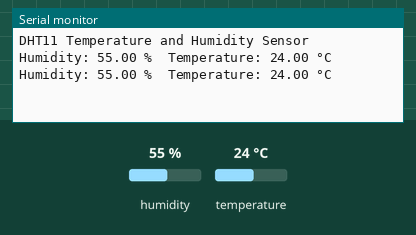
This sketch was run on a simulated Arduino Uno, built with avr-gcc and run on an emulated ATmega328P. Parts: the last lines printed to the serial monitor. The test bench sets the inputs (shaded band); at power-on: humidity 55 %, temperature 24 °C.

Above: at 4.8 s.
4.9 s: humidity set to 22 %
At 7.0 s:
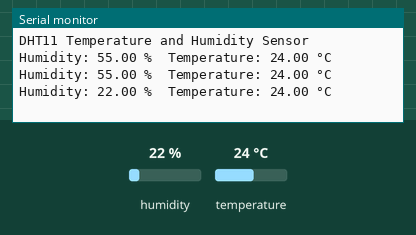
7.9 s: temperature set to 12 °C
At 9.4 s:
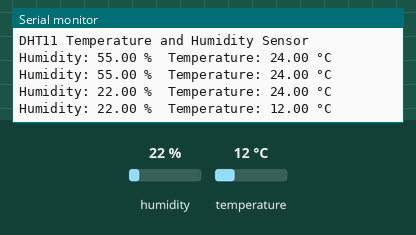
10.9 s: humidity set to 40 %
At 13.0 s:
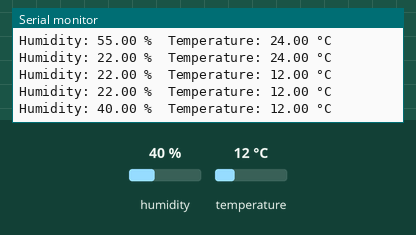
Timing chart, 0 to 14.5 s (numbered marks = the images above; inputs shaded):
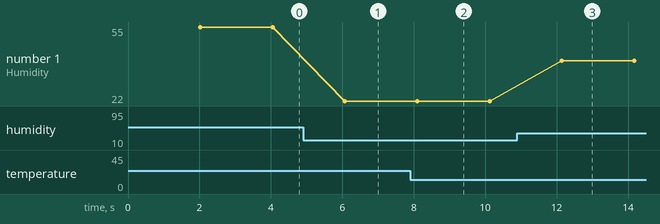

Measured:
- after the input at 4.9 s, the serial monitor: prints a new line after 1.2 s (image 1)
- after the input at 7.9 s, the serial monitor: prints a new line after 0.20 s (image 2)
- after the input at 10.9 s, the serial monitor: prints a new line after 1.2 s (image 3)
- plotted number 1: 55 → 22 after the input at 4.9 s, 22 → 40 after the input at 10.9 s

The sketch:

dht-11.ino
```cpp
#include <DHT.h>

// Define the pin where the DHT11 sensor is connected
#define DHTPIN 2  // Change this if using a different pin

// Define the sensor type (DHT11)
#define DHTTYPE DHT11

// Initialize the DHT sensor
DHT dht(DHTPIN, DHTTYPE);

void setup() {
  Serial.begin(9600); // Start serial communication
  Serial.println("DHT11 Temperature and Humidity Sensor");

  dht.begin(); // Initialize the DHT sensor
}

void loop() {
  // Wait a short time before getting new readings
  delay(2000);

  // Get temperature and humidity readings
  float humidity = dht.readHumidity();
  float temperature = dht.readTemperature(); // Default is Celsius

  // Check if readings are valid
  if (isnan(humidity) || isnan(temperature)) {
    Serial.println("Failed to read from DHT11 sensor!");
    return;
  }

  // Print values to the Serial Monitor
  Serial.print("Humidity: ");
  Serial.print(humidity);
  Serial.print(" %\t");
  Serial.print("Temperature: ");
  Serial.print(temperature);
  Serial.println(" °C");

  // Optional: Uncomment the next line to print temperature in Fahrenheit
  // Serial.print("Temperature: "); Serial.print(dht.readTemperature(true)); Serial.println(" °F");
}
```
